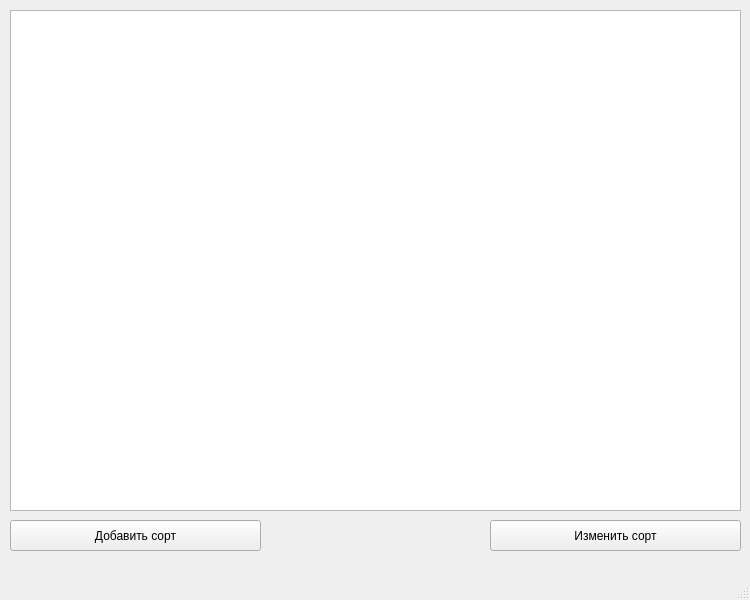
<?xml version="1.0" encoding="UTF-8"?>
<ui version="4.0">
 <class>MainWindow</class>
 <widget class="QMainWindow" name="MainWindow">
  <property name="geometry">
   <rect>
    <x>0</x>
    <y>0</y>
    <width>750</width>
    <height>600</height>
   </rect>
  </property>
  <property name="windowTitle">
   <string>MainWindow</string>
  </property>
  <widget class="QWidget" name="centralwidget">
   <widget class="QPushButton" name="pushButton">
    <property name="geometry">
     <rect>
      <x>10</x>
      <y>520</y>
      <width>251</width>
      <height>31</height>
     </rect>
    </property>
    <property name="text">
     <string>Добавить сорт</string>
    </property>
   </widget>
   <widget class="QPushButton" name="pushButton_2">
    <property name="geometry">
     <rect>
      <x>490</x>
      <y>520</y>
      <width>251</width>
      <height>31</height>
     </rect>
    </property>
    <property name="text">
     <string>Изменить сорт</string>
    </property>
   </widget>
   <widget class="QTableWidget" name="tableWidget">
    <property name="geometry">
     <rect>
      <x>10</x>
      <y>10</y>
      <width>731</width>
      <height>501</height>
     </rect>
    </property>
   </widget>
  </widget>
  <widget class="QMenuBar" name="menubar">
   <property name="geometry">
    <rect>
     <x>0</x>
     <y>0</y>
     <width>750</width>
     <height>21</height>
    </rect>
   </property>
  </widget>
  <widget class="QStatusBar" name="statusbar"/>
 </widget>
 <resources/>
 <connections/>
</ui>
